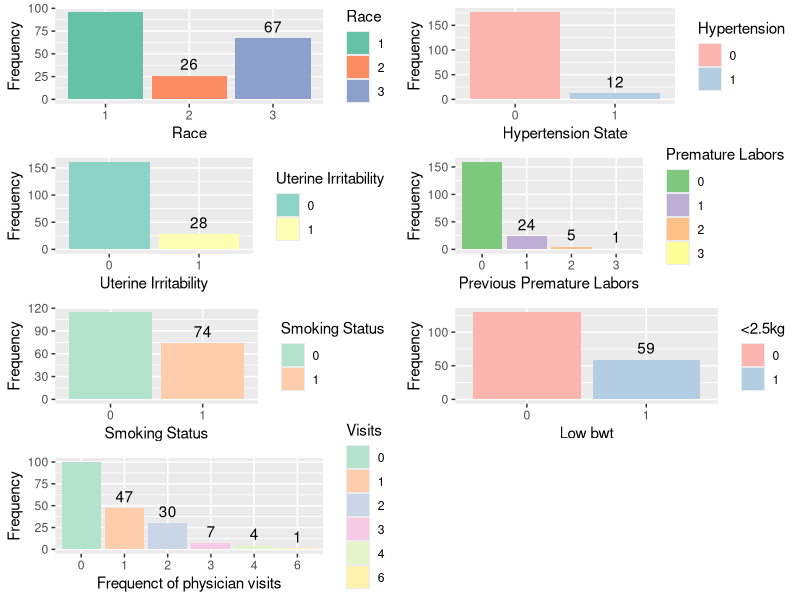
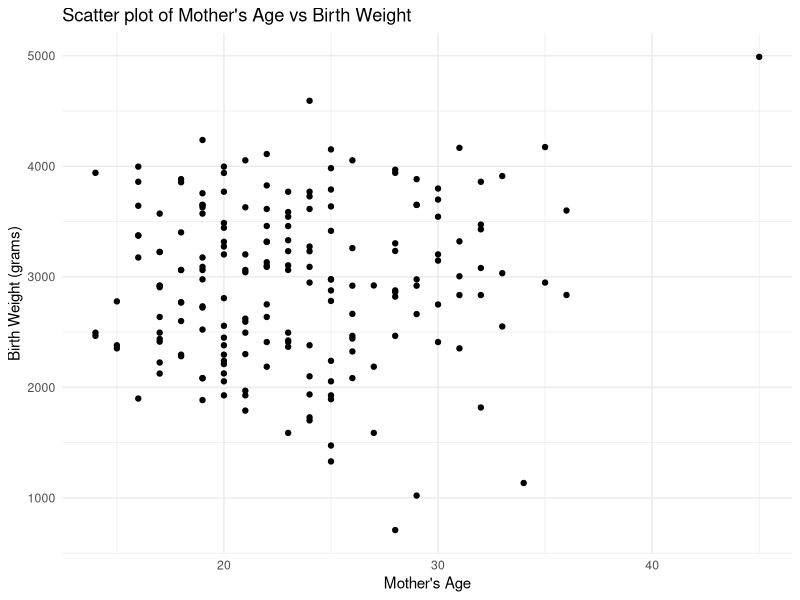
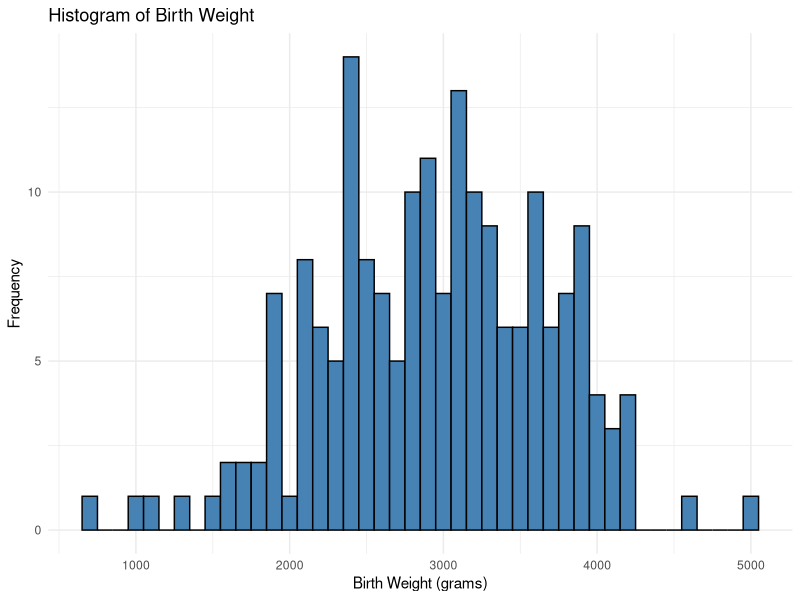
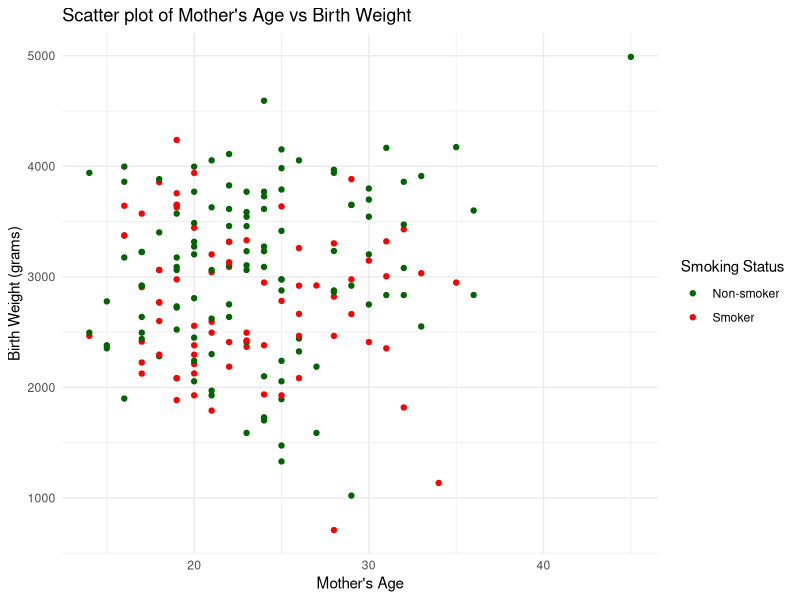
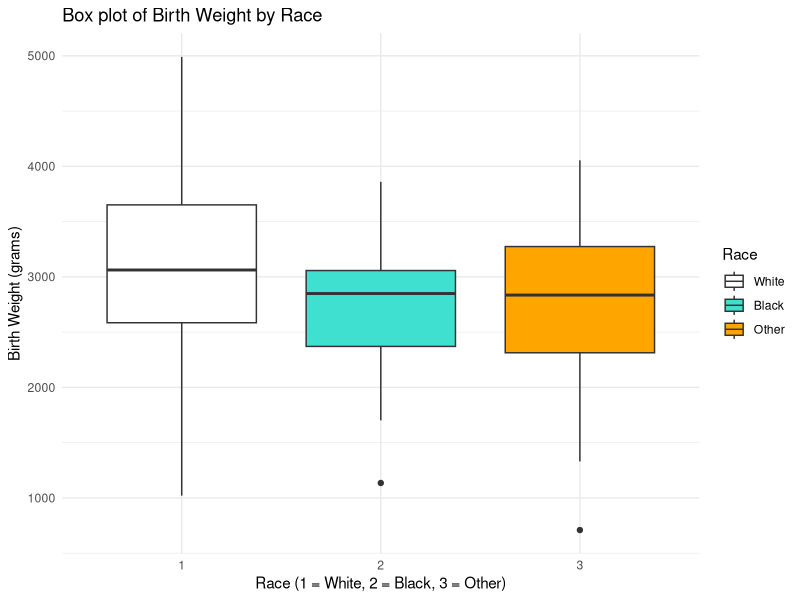
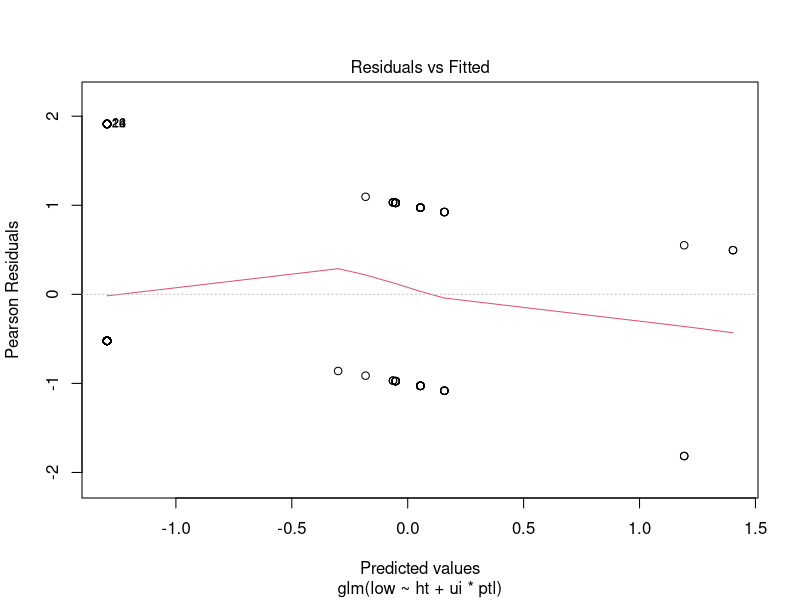
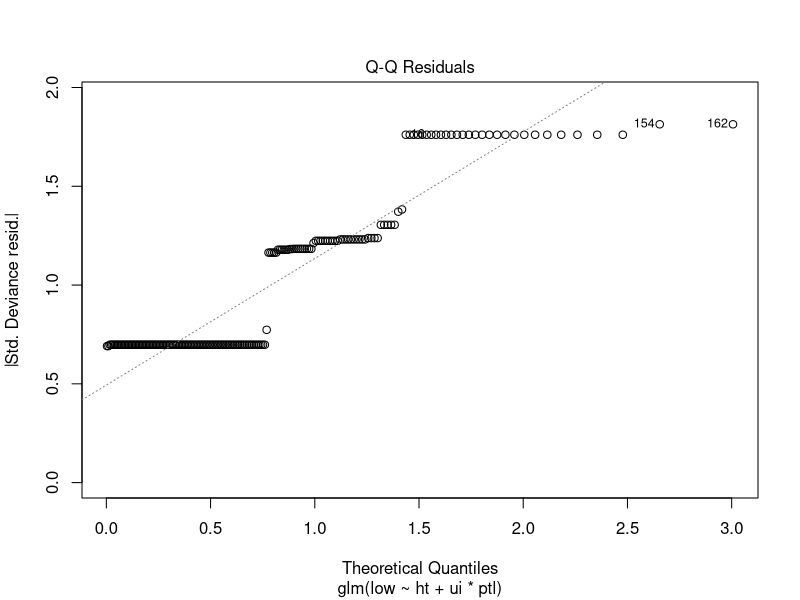
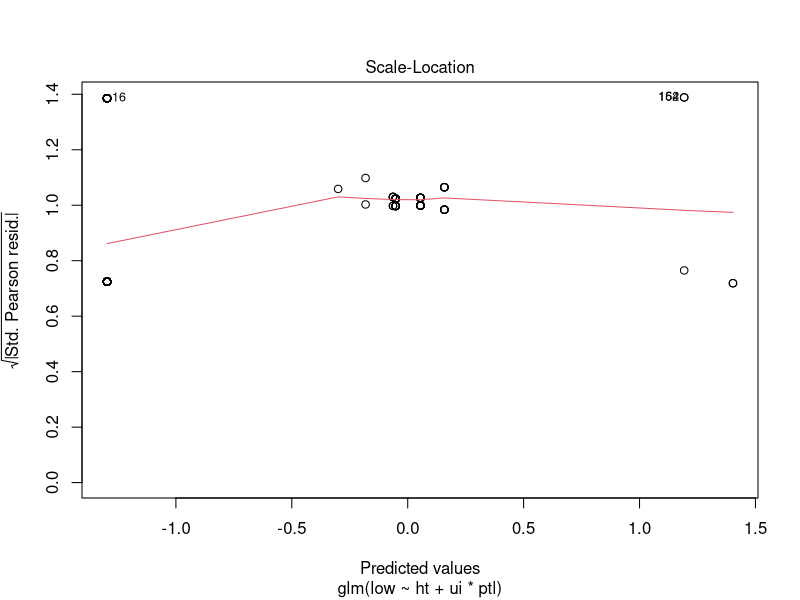

The R script that drew these images, in order:
## ---- chunk 1
knitr::opts_chunk$set(echo = TRUE)
library(tidyverse)
library(MASS)
library(ggplot2)
library(gridExtra)
## ---- chunk 2
ggplot1 <- ggplot(data = data.frame(table(birthwt$race)), aes(x = Var1, y = Freq, fill = Var1)) +
  geom_bar(stat = "identity") +
  geom_text(aes(label = Freq), vjust = -0.5) +
  xlab("Race") + ylab("Frequency")+
  labs(fill = "Race")

ggplot2 <- ggplot(data = data.frame(table(birthwt$ht)), aes(x = Var1, y = Freq, fill = Var1)) +
  geom_bar(stat = "identity") +
  geom_text(aes(label = Freq), vjust = -0.5) +
  xlab("Hypertension State") + ylab("Frequency") +
  labs(fill = "Hypertension")

ggplot3 <- ggplot(data = data.frame(table(birthwt$ui)), aes(x = Var1, y = Freq, fill = Var1)) +
  geom_bar(stat = "identity") +
  geom_text(aes(label = Freq), vjust = -0.5) +
  xlab("Uterine Irritability") + ylab("Frequency")+
  labs(fill = "Uterine Irritability")

ggplot4 <- ggplot(data = data.frame(table(birthwt$ptl)), aes(x = Var1, y = Freq, fill = Var1)) +
  geom_bar(stat = "identity") +
  geom_text(aes(label = Freq), vjust = -0.5) +
  xlab("Previous Premature Labors") + ylab("Frequency")+
  labs(fill = "Premature Labors")

ggplot5 <- ggplot(data = data.frame(table(birthwt$smoke)), aes(x = Var1, y = Freq, fill = Var1)) +
  geom_bar(stat = "identity") +
  geom_text(aes(label = Freq), vjust = -0.5) +
  xlab("Smoking Status") + ylab("Frequency")+
  labs(fill = "Smoking Status")

ggplot6 <- ggplot(data = data.frame(table(birthwt$low)), aes(x = Var1, y = Freq, fill = Var1)) +
  geom_bar(stat = "identity") +
  geom_text(aes(label = Freq), vjust = -0.5) +
  xlab("Low bwt") + ylab("Frequency")+
  labs(fill = "<2.5kg")

ggplot7 <- ggplot(data = data.frame(table(birthwt$ftv)), aes(x = Var1, y = Freq, fill = Var1)) +
  geom_bar(stat = "identity") +
  geom_text(aes(label = Freq), vjust = -0.5) +
  xlab("Frequenct of physician visits") + ylab("Frequency")+
  labs(fill = "Visits")

# Arrange the ggplot objects in a grid with different colors
grid.arrange(ggplot1 + scale_fill_brewer(palette = "Set2"),
             ggplot2 + scale_fill_brewer(palette = "Pastel1"),
             ggplot3 + scale_fill_brewer(palette = "Set3"),
             ggplot4 + scale_fill_brewer(palette = "Accent"),
             ggplot5 + scale_fill_brewer(palette = "Pastel2"),
             ggplot6 + scale_fill_brewer(palette = "Pastel1"),
             ggplot7 + scale_fill_brewer(palette = "Pastel2"),
             ncol = 2)
## ---- chunk 3

ggplot(birthwt, aes(x = age, y = bwt)) + 
  geom_point() +
  labs(title = "Scatter plot of Mother's Age vs Birth Weight",
       x = "Mother's Age",
       y = "Birth Weight (grams)") +
  theme_minimal()

## ---- chunk 4

ggplot(birthwt, aes(x = bwt)) + 
  geom_histogram(binwidth = 100, fill = "steelblue", color = "black") +
  labs(title = "Histogram of Birth Weight",
       x = "Birth Weight (grams)",
       y = "Frequency") +
  theme_minimal()

## ---- chunk 5
ggplot(birthwt, aes(x = age, y = bwt, color = factor(smoke))) + 
  geom_point() +
  scale_color_manual(values = c("darkgreen", "red"), labels = c("Non-smoker", "Smoker")) +
  labs(title = "Scatter plot of Mother's Age vs Birth Weight",
       x = "Mother's Age",
       y = "Birth Weight (grams)",
       color = "Smoking Status") +
  theme_minimal()

## ---- chunk 6
ggplot(birthwt, aes(x = factor(race), y = bwt, fill = factor(race))) + 
  geom_boxplot() +
  scale_fill_manual(values = c("white", "Turquoise", "orange"), labels = c("White", "Black", "Other")) +
  labs(title = "Box plot of Birth Weight by Race",
       x = "Race (1 = White, 2 = Black, 3 = Other)",
       y = "Birth Weight (grams)",
       fill = "Race") +
  theme_minimal()


## ---- chunk 7
str(birthwt)
## ---- chunk 8
model1 <- glm(low ~ ht + ui * ptl, data = birthwt, family = binomial)

summary(model1)

## ---- chunk 9
model2 <- glm(low ~ smoke + age, data = birthwt, family = binomial)

# Perform hypothesis tests for model2 (smoke, age)
summary(model2)

## ---- chunk 10
full_model = glm(low~., data=birthwt, family = binomial )
summary(full_model)
## ---- chunk 11
full_model = glm(low~. -bwt, data=birthwt, family = binomial )
summary(full_model)
## ---- chunk 12
temp_mod1 <- glm(low ~ race * ptl, data = birthwt, family = binomial)
summary(temp_mod1)

## ---- chunk 13
temp_mod2 = glm(low ~ ptl + smoke + ftv , data=birthwt, family = binomial )
summary(temp_mod2)
## ---- chunk 14
model3 <- glm(low ~ ht * ui, data = birthwt, family = binomial)
summary(model3)

## ---- chunk 15

plot(model1)
## ---- chunk 16
plot(model2)

